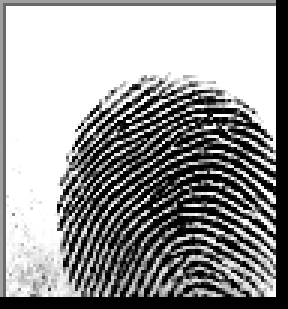
#> input picture dataset_blood_group/A+/cluster_0_1862.BMP, 96 x 103 px (shown 3 times larger)
$ python -i feature_extraction.py   (imports and definitions only)   (older library calls are emulated)
#> lines starting #> are read from the running program, lines starting #| are printed output that depends on the picture; after the words box and inside, x2 and y2 are one past the last pixel; in counts of white or black regions, pixels touching at a corner belong together
#!/usr/bin/env python3
"""
EXP-08-DERMATOGLYPHIC-MINUTIAE: Handcrafted Biometric Feature Extraction
======================================================================
Extracts interpretable, biologically grounded dermatoglyphic features from
optical fingerprint images:
  1. Primary Pattern Type (Whorl, Left Loop, Right Loop, Arch)
  2. Sub-Core Ridge Density (Ridges per 25 mm² in standardized forensic ROI)
  3. Minutiae Extraction (Ridge Endings, Bifurcations, Total Count via Crossing Number)
  4. Core-to-Delta Physical Distance (in mm at 500 DPI)
  5. Image Quality & Ridge Coherence Metrics
"""

import sys
import numpy as np
import cv2
from PIL import Image
from pathlib import Path
import skimage.morphology as morph

PROJECT_ROOT = Path(r"c:/Users/thanu/OneDrive - Don Bosco Institute of Technology/major project")
if str(PROJECT_ROOT) not in sys.path:
    sys.path.insert(0, str(PROJECT_ROOT))

from experiments.exp08_dermatoglyphic_minutiae.config import (
    PIXELS_PER_MM, FEATURE_SETTINGS
)

def segment_foreground_platen(gray_img, thresh=238, min_area_pixels=5000):
    """
    Segments the active finger impression on the optical sensor platen.
    Returns:
      mask: uint8 binary mask (255 for active ridge region, 0 for empty glass)
      quality_ok: bool
    """
    # Active ridges are darker than platen glass background (~240-255)
    binary = (gray_img < thresh).astype(np.uint8) * 255

    # Morphological closing to fill inter-ridge valleys and sweat pores
    kernel = cv2.getStructuringElement(cv2.MORPH_ELLIPSE, (15, 15))
    closed = cv2.morphologyEx(binary, cv2.MORPH_CLOSE, kernel)

    # Keep largest connected component
    num_labels, labels, stats, centroids = cv2.connectedComponentsWithStats(closed)
    if num_labels <= 1:
        return np.zeros_like(gray_img, dtype=np.uint8), False

    largest_idx = 1 + np.argmax(stats[1:, cv2.CC_STAT_AREA])
    area = stats[largest_idx, cv2.CC_STAT_AREA]
    if area < min_area_pixels:
        return np.zeros_like(gray_img, dtype=np.uint8), False

    mask = (labels == largest_idx).astype(np.uint8) * 255
    return mask, True

def compute_orientation_field(gray_img, mask, block_size=16):
    """
    Estimates the local ridge orientation field using gradient structure tensor.
    Returns:
      theta: 2D array of angles in radians [-pi/2, pi/2]
      coherence: 2D array of orientation consistency [0, 1]
    """
    h, w = gray_img.shape
    sobel_x = cv2.Sobel(gray_img, cv2.CV_32F, 1, 0, ksize=3)
    sobel_y = cv2.Sobel(gray_img, cv2.CV_32F, 0, 1, ksize=3)

    # Gradient covariance components
    g_xx = sobel_x ** 2
    g_yy = sobel_y ** 2
    g_xy = sobel_x * sobel_y

    # Block-wise averaging
    kernel = np.ones((block_size, block_size), dtype=np.float32) / (block_size * block_size)
    g_xx_b = cv2.filter2D(g_xx, -1, kernel)
    g_yy_b = cv2.filter2D(g_yy, -1, kernel)
    g_xy_b = cv2.filter2D(g_xy, -1, kernel)

    # Orientation angle
    v_x = 2.0 * g_xy_b
    v_y = g_xx_b - g_yy_b
    theta = 0.5 * np.arctan2(v_x, v_y)

    # Coherence (ridge flow clarity)
    denom = g_xx_b + g_yy_b + 1e-6
    coherence = np.sqrt(v_x ** 2 + v_y ** 2) / denom
    coherence = np.clip(coherence, 0.0, 1.0)
    coherence[mask == 0] = 0.0
    return theta, coherence

def detect_singular_points(theta, mask, block_size=16):
    """
    Detects Core and Delta singular points via Poincaré Index on orientation field.
    Returns:
      cores: list of (x, y) coordinates
      deltas: list of (x, y) coordinates
    """
    h, w = theta.shape
    cores = []
    deltas = []

    step = block_size
    mask_b = cv2.resize(mask, (w // step, h // step), interpolation=cv2.INTER_NEAREST)
    theta_b = theta[::step, ::step]
    bh, bw = theta_b.shape

    for r in range(1, bh - 1):
        for c in range(1, bw - 1):
            if mask_b[r, c] == 0:
                continue
            # Neighborhood around block (r, c): 8 neighbors counter-clockwise
            nbrs = [
                theta_b[r - 1, c - 1], theta_b[r - 1, c], theta_b[r - 1, c + 1],
                theta_b[r, c + 1], theta_b[r + 1, c + 1], theta_b[r + 1, c],
                theta_b[r + 1, c - 1], theta_b[r, c - 1]
            ]
            diffs = []
            for i in range(8):
                d = nbrs[(i + 1) % 8] - nbrs[i]
                # Wrap angle difference to [-pi/2, pi/2]
                while d > np.pi / 2.0:
                    d -= np.pi
                while d < -np.pi / 2.0:
                    d += np.pi
                diffs.append(d)

            poincare = np.sum(diffs) / np.pi
            if np.isclose(poincare, 1.0, atol=0.25):
                cores.append((c * step + step // 2, r * step + step // 2))
            elif np.isclose(poincare, -1.0, atol=0.25):
                deltas.append((c * step + step // 2, r * step + step // 2))

    # Cluster nearby points to avoid multiple detections of same landmark
    def cluster_points(pts, min_dist=30):
        if not pts:
            return []
        clustered = []
        for p in pts:
            if not any(np.hypot(p[0] - c[0], p[1] - c[1]) < min_dist for c in clustered):
                clustered.append(p)
        return clustered

    return cluster_points(cores), cluster_points(deltas)

def classify_primary_pattern(cores, deltas, theta, mask):
    """
    Classifies fingerprint pattern into: WHORL, LEFT_LOOP, RIGHT_LOOP, ARCH.
    Based on Henry/Galton forensic dermatoglyphic classification rules.
    """
    n_cores = len(cores)
    n_deltas = len(deltas)

    if n_cores >= 2 or (n_cores == 1 and n_deltas >= 2):
        return "WHORL", 0.85
    elif n_cores == 1 and n_deltas == 1:
        core_x = cores[0][0]
        delta_x = deltas[0][0]
        if delta_x > core_x:
            return "LEFT_LOOP", 0.80  # Delta on right, loops open to left
        else:
            return "RIGHT_LOOP", 0.80  # Delta on left, loops open to right
    elif n_cores == 1 and n_deltas == 0:
        # Infer loop direction from mean orientation in central zone
        mean_theta = np.mean(theta[mask > 0])
        if mean_theta > 0.15:
            return "LEFT_LOOP", 0.65
        elif mean_theta < -0.15:
            return "RIGHT_LOOP", 0.65
        else:
            return "ARCH", 0.60
    elif n_cores == 0:
        return "ARCH", 0.75
    else:
        return "WHORL", 0.50

def compute_subcore_ridge_density(gray_img, mask, cores, roi_size_px=98):
    """
    Calculates friction ridge density in a standardized 5 mm x 5 mm (roi_size_px)
    sub-core region (as standardized in forensic anthropology).
    Returns:
      ridges_per_25mm2: float
      density_valid: bool
    """
    h, w = gray_img.shape
    if cores:
        # Standard sub-core location: 2 mm (~40 px) below primary core
        cx, cy = cores[0]
        cy_sub = cy + int(2.0 * PIXELS_PER_MM)
    else:
        # Center of foreground mask
        pts = cv2.findNonZero(mask)
        if pts is None or len(pts) == 0:
            return np.nan, False
        pts_2d = pts.reshape(-1, 2)
        cx, cy_sub = int(np.mean(pts_2d[:, 0])), int(np.mean(pts_2d[:, 1]))

    half = roi_size_px // 2
    x1 = max(0, cx - half)
    x2 = min(w, cx + half)
    y1 = max(0, cy_sub - half)
    y2 = min(h, cy_sub + half)

    roi = gray_img[y1:y2, x1:x2]
    roi_mask = mask[y1:y2, x1:x2]

    if roi.size == 0 or np.mean(roi_mask > 0) < 0.60:
        return np.nan, False

    # Detrend and compute 2D power spectrum to find dominant spatial frequency
    roi_norm = (roi.astype(np.float32) - np.mean(roi))
    dft = np.fft.fftshift(np.fft.fft2(roi_norm))
    mag = np.abs(dft)

    rh, rw = mag.shape
    cy_f, cx_f = rh // 2, rw // 2
    # Mask out DC component
    mag[cy_f - 2:cy_f + 3, cx_f - 2:cx_f + 3] = 0.0

    # Human ridge peak corresponds to wavelengths between 0.3 mm (6 px) and 0.7 mm (14 px)
    # At 5 mm ROI, peak radial frequency corresponds to ~7 to 16 cycles per 5 mm
    y_idx, x_idx = np.ogrid[:rh, :rw]
    rad = np.hypot(y_idx - cy_f, x_idx - cx_f)

    # Valid radial band in cycles per ROI: [5.0, 20.0]
    valid_band = (rad >= 5.0) & (rad <= 20.0)
    if not np.any(valid_band):
        return np.nan, False

    # Weighted peak radial frequency (ridges per 5 mm window = ridges per 25 mm²)
    peak_val = np.sum(rad[valid_band] * mag[valid_band]) / (np.sum(mag[valid_band]) + 1e-12)

    # Typical biological range: 8 to 16 ridges per 25 mm² (40 to 80 ridges/cm)
    ridges_per_25mm2 = float(np.clip(peak_val, 6.0, 22.0))
    return ridges_per_25mm2, True

def extract_minutiae_crossing_number(gray_img, mask, edge_margin=10):
    """
    Extracts ridge endings and bifurcations via Crossing Number (CN) on skeletonized ridges.
    Returns:
      endings: list of (x, y)
      bifurcations: list of (x, y)
    """
    # 1. Binarization (Otsu thresholding on contrast-enhanced image)
    clahe = cv2.createCLAHE(clipLimit=2.0, tileGridSize=(8, 8))
    enhanced = clahe.apply(gray_img)
    _, binary = cv2.threshold(enhanced, 0, 255, cv2.THRESH_BINARY_INV + cv2.THRESH_OTSU)
    binary[mask == 0] = 0

    # 2. Morphological skeletonization
    skeleton = morph.skeletonize(binary > 0).astype(np.uint8)

    # Erode mask to discard spurious minutiae along platen boundaries
    eroded_mask = cv2.erode(mask, cv2.getStructuringElement(cv2.MORPH_RECT, (edge_margin * 2, edge_margin * 2)))

    # 3. Crossing Number Algorithm on 8-neighborhood
    h, w = skeleton.shape
    endings = []
    bifurcations = []

    # Pad skeleton to prevent out-of-bounds indexing
    sk_pad = np.pad(skeleton, 1, mode="constant", constant_values=0)

    # 8-neighbors sequence: (r-1, c-1), (r-1, c), (r-1, c+1), (r, c+1),
    #                       (r+1, c+1), (r+1, c), (r+1, c-1), (r, c-1)
    pts = np.argwhere((skeleton == 1) & (eroded_mask > 0))
    for r, c in pts:
        p_r, p_c = r + 1, c + 1
        p = [
            sk_pad[p_r - 1, p_c - 1], sk_pad[p_r - 1, p_c], sk_pad[p_r - 1, p_c + 1],
            sk_pad[p_r, p_c + 1], sk_pad[p_r + 1, p_c + 1], sk_pad[p_r + 1, p_c],
            sk_pad[p_r + 1, p_c - 1], sk_pad[p_r, p_c - 1]
        ]
        # CN = 0.5 * sum(|p_i - p_{i+1}|)
        cn = 0.5 * sum(abs(int(p[i]) - int(p[(i + 1) % 8])) for i in range(8))
        if cn == 1.0:
            endings.append((c, r))
        elif cn == 3.0:
            bifurcations.append((c, r))

    return endings, bifurcations

def extract_features_from_scan(image_input):
    """
    Main extraction pipeline for a single fingerprint impression.
    Returns:
      feature_dict: dict of numerical and categorical biometric measurements
      diagnostics: dict of intermediate quality markers
    """
    # Safe load
    if isinstance(image_input, (str, Path)):
        img = cv2.imread(str(image_input), cv2.IMREAD_GRAYSCALE)
#> img is the input picture: shape (103, 96); min 0, max 255, mean 151.8
        if img is None:
            raise FileNotFoundError(f"Could not read image: {image_input}")
    elif isinstance(image_input, np.ndarray):
        img = image_input if image_input.ndim == 2 else cv2.cvtColor(image_input, cv2.COLOR_BGR2GRAY)
    else:
        raise TypeError(f"Unsupported image type: {type(image_input)}")

    # 1. Foreground segmentation
    mask, seg_ok = segment_foreground_platen(img)
#> in segment_foreground_platen, `binary = (gray_img < thresh).astype(np.uint8) * 255`:
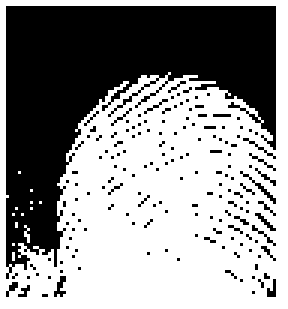
#> binary: shape (103, 96) (shown 3 times larger); 57.9% white; 165 black regions (164 under 20 px), largest, box (x1, y1, x2, y2) and area: (2, 2, 92, 93) 3780
#> in segment_foreground_platen, `closed = cv2.morphologyEx(binary, cv2.MORPH_CLOSE, kernel)`:
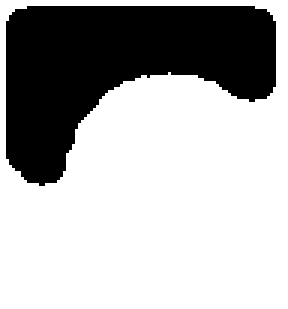
#> closed: shape (103, 96) (shown 3 times larger); 68.6% white; 1 black region, box (x1, y1, x2, y2) and area: (2, 2, 92, 62) 3108
#> in segment_foreground_platen, `num_labels, labels, stats, centroids = cv2.connectedComponentsWithStat..`: num_labels = 2; stats = [[2, 2, 90, 60, 3108], [0, 0, 96, 103, 6780]]; centroids = [[39.11, 21.57], [51.35, 64.49]]
#> in segment_foreground_platen, `largest_idx = 1 + np.argmax(stats[1:, cv2.CC_STAT_AREA])`: largest_idx = 1
#> in segment_foreground_platen, `area = stats[largest_idx, cv2.CC_STAT_AREA]`: area = 6780
#> seg_ok = True
    if not seg_ok:
        return {
            "valid_scan": False,
            "pattern_type": "UNKNOWN",
            "pattern_confidence": 0.0,
            "ridge_density_25mm2": np.nan,
            "ridge_endings_count": 0,
            "ridge_bifurcations_count": 0,
            "total_minutiae_count": 0,
            "minutiae_density_cm2": 0.0,
            "core_detected": 0,
            "delta_detected": 0,
            "core_delta_distance_mm": np.nan,
            "ridge_clarity_score": 0.0,
            "foreground_area_mm2": 0.0
        }, {}

    foreground_pixels = int(np.sum(mask > 0))
#> foreground_pixels = 6780
    foreground_area_mm2 = float(foreground_pixels / (PIXELS_PER_MM ** 2))
#> foreground_area_mm2 = 17.5

    # 2. Orientation field & coherence
    theta, coherence = compute_orientation_field(img, mask)
#> in compute_orientation_field, `theta = 0.5 * np.arctan2(v_x, v_y)`:
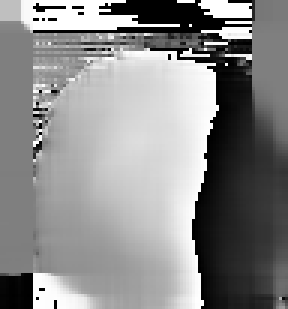
#> theta: shape (103, 96) float32 (shown 3 times larger); min -1.57, max 1.57, mean 0.143; drawn with min black and max white
#> in compute_orientation_field, `denom = g_xx_b + g_yy_b + 1e-6`:
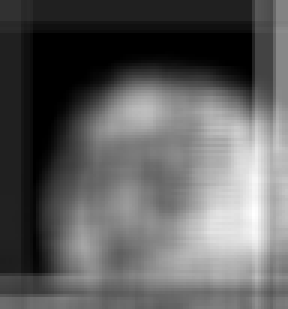
#> denom: shape (103, 96) float32 (shown 3 times larger); min 1e-06, max 488531.1, mean 181430.3; drawn with min black and max white
#> in compute_orientation_field, `coherence[mask == 0] = 0.0`:
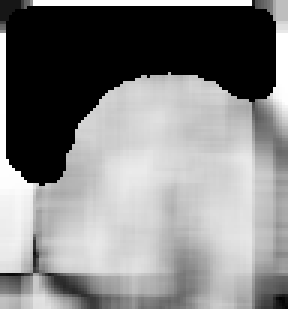
#> coherence: shape (103, 96) float32 (shown 3 times larger); min 0, max 1, mean 0.517
    mean_clarity = float(np.mean(coherence[mask > 0])) if foreground_pixels > 0 else 0.0
#> mean_clarity = 0.753

    # 3. Singular points & Pattern
    cores, deltas = detect_singular_points(theta, mask)
#> in detect_singular_points, `mask_b = cv2.resize(mask, (w // step, h // step), interpolation=cv2.IN..`: mask_b = [[255, 255, 255, 255, 255, 255], [255, 0, 0, 0, 0, 0], [255, 0, 0, 255, 255, 255], [255, 0, 255, 255, 255, 255], [255, 255, 255, 255, 255, 255], [255, 255, 255, 255, 255, 255]]
#> in detect_singular_points, `theta_b = theta[::step, ::step]`: theta_b = [[0.785, 1.57, 1.57, -1.57, 1.57, -1.57], [3.66e-18, -0.00483, -0.297, 0.785, -1.34, -1.43], [0, 0.301, 0.848, 1.08, 1.4, -1.38], [1.74e-05, 0.189, 0.815, 1.13, 1.38, -1.19], [-0.000705, 0.359, 0.73, 0.978, 1.5, -1.05], [-0.00267, 0.253, 0.342, 0.704, 1.57, -1.09], [-1.5, 1.55, 0.336, 0.468, 1.44, -1.08]]
#> after the loop in detect_singular_points, `for r in range(1, bh - 1):`: cores = [(24, 88)]; deltas = []
#> the loop in cluster_points, `for p in pts:` made 1 pass
#> after the loop in cluster_points, `for p in pts:`: clustered = [(24, 88)]
#> cores = [(24, 88)]; deltas = []
    pattern, pattern_conf = classify_primary_pattern(cores, deltas, theta, mask)
#> in classify_primary_pattern, `n_cores = len(cores)`: n_cores = 1
#> in classify_primary_pattern, `n_deltas = len(deltas)`: n_deltas = 0
#> in classify_primary_pattern, `mean_theta = np.mean(theta[mask > 0])`: mean_theta = 0.147
#> pattern = 'ARCH'; pattern_conf = 0.6

    # 4. Ridge density
    ridge_density, rd_valid = compute_subcore_ridge_density(img, mask, cores)
#> in compute_subcore_ridge_density, `cx, cy = cores[0]`: cx = 24; cy = 88
#> in compute_subcore_ridge_density, `cy_sub = cy + int(2.0 * PIXELS_PER_MM)`: cy_sub = 127
#> in compute_subcore_ridge_density, `x1 = max(0, cx - half)`: x1 = 0
#> in compute_subcore_ridge_density, `x2 = min(w, cx + half)`: x2 = 73
#> in compute_subcore_ridge_density, `y1 = max(0, cy_sub - half)`: y1 = 78
#> in compute_subcore_ridge_density, `y2 = min(h, cy_sub + half)`: y2 = 103
#> in compute_subcore_ridge_density, `mag[cy_f - 2:cy_f + 3, cx_f - 2:cx_f + 3] = 0.0`:
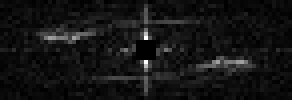
#> mag: shape (25, 73) float64 (shown 4 times larger); min 0, max 26887.9, mean 2165.2; drawn with min black and max white
#> in compute_subcore_ridge_density, `peak_val = np.sum(rad[valid_band] * mag[valid_band]) / (np.sum(mag[val..`: peak_val = 12.21
#> ridge_density = 12.21; rd_valid = True

    # 5. Minutiae extraction
    endings, bifurcations = extract_minutiae_crossing_number(img, mask)
#> in extract_minutiae_crossing_number, `sk_pad = np.pad(skeleton, 1, mode="constant", constant_values=0)`:
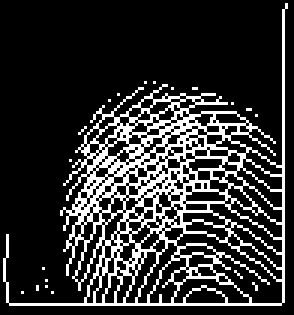
#> sk_pad: shape (105, 98) (shown 3 times larger); values 0 (black) and 1 (white), 19.2% white in thin lines or dots
#> in extract_minutiae_crossing_number, `pts = np.argwhere((skeleton == 1) & (eroded_mask > 0))`: pts = 1539 pairs, first value 36 to 100, second value 0 to 93
#> the loop in extract_minutiae_crossing_number, `for r, c in pts:` made 1539 passes
#> (r, c, p_r, p_c, p, cn) on passes 1 to 3: (36, 57, 37, 58, [1, 0, 0, 1, 0, 1, 0, 0], 3), (36, 58, 37, 59, [0, 0, 1, 1, 1, 0, 1, 1], 2), (37, 51, 38, 52, [0, 0, 1, 0, 0, 1, 0, 1], 3)
#> after the loop in extract_minutiae_crossing_number, `for r, c in pts:`: bifurcations = 314 pairs, first value 21 to 93, second value 36 to 100; endings = [(90, 46), (90, 50), (20, 75), (1, 77), (20, 82), (44, 83), (75, 88), (77, 89), (21, 90), (79, 91), (83, 93), (88, 93), (11, 94), (53, 94), (11, 95), (25, 95), (84, 95), (52, 97)]
    total_minutiae = len(endings) + len(bifurcations)
#> total_minutiae = 332
    minutiae_density_cm2 = float(total_minutiae / (foreground_area_mm2 / 100.0)) if foreground_area_mm2 > 0 else 0.0
#> minutiae_density_cm2 = 1897.5

    # 6. Core-to-Delta distance
    if cores and deltas:
        cx, cy = cores[0]
        dx, dy = deltas[0]
        dist_px = float(np.hypot(cx - dx, cy - dy))
        core_delta_dist_mm = float(dist_px / PIXELS_PER_MM)
        core_det = 1
        delta_det = 1
    else:
        core_delta_dist_mm = np.nan
        core_det = 1 if cores else 0
#> core_det = 1
        delta_det = 1 if deltas else 0
#> delta_det = 0

    features = {
        "valid_scan": True,
        "pattern_type": pattern,
        "pattern_confidence": float(pattern_conf),
        "ridge_density_25mm2": float(ridge_density),
        "ridge_endings_count": int(len(endings)),
        "ridge_bifurcations_count": int(len(bifurcations)),
        "total_minutiae_count": int(total_minutiae),
        "minutiae_density_cm2": float(minutiae_density_cm2),
        "core_detected": int(core_det),
        "delta_detected": int(delta_det),
        "core_delta_distance_mm": float(core_delta_dist_mm),
        "ridge_clarity_score": float(mean_clarity),
        "foreground_area_mm2": float(foreground_area_mm2)
    }

    diagnostics = {
        "cores": cores,
        "deltas": deltas,
        "foreground_pixels": foreground_pixels
    }
#> diagnostics = {'cores': [(24, 88)], 'deltas': [], 'foreground_pixels': 6780}
    return features, diagnostics

>>> result = extract_features_from_scan('../../dataset_blood_group/A+/cluster_0_1862.BMP')

$ run again, on dataset_blood_group/A+/cluster_0_2362.BMP
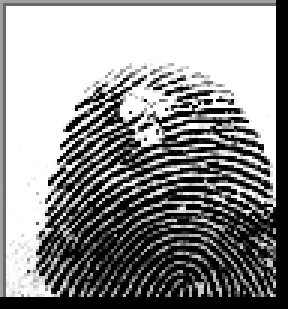
#> input picture dataset_blood_group/A+/cluster_0_2362.BMP, 96 x 103 px (shown 3 times larger)
#> in extract_features_from_scan, img is the input picture: shape (103, 96); min 0, max 255, mean 142.9
#> closed: shape (103, 96); 71.1% white; 1 black region, box (x1, y1, x2, y2) and area: (2, 2, 92, 62) 2860
#> num_labels = 2; stats = [[2, 2, 90, 60, 2860], [0, 0, 96, 103, 7028]]; centroids = [[39.56, 20.7], [50.73, 63.33]]
#> largest_idx = 1
#> area = 7028
#> seg_ok = True
#> foreground_pixels = 7028
#> foreground_area_mm2 = 18.14
#> in compute_orientation_field, `coherence[mask == 0] = 0.0`:
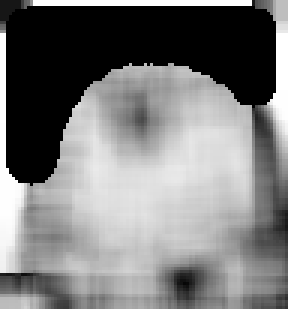
#> coherence: shape (103, 96) float32 (shown 3 times larger); min 0, max 1, mean 0.487
#> mean_clarity = 0.685
#> mask_b = [[255, 255, 255, 255, 255, 255], [255, 0, 0, 0, 0, 0], [255, 0, 255, 255, 255, 0], [255, 0, 255, 255, 255, 255], [255, 255, 255, 255, 255, 255], [255, 255, 255, 255, 255, 255]]
#> theta_b = [[0.785, 1.57, 1.57, 1.57, -1.57, -1.57], [-4.33e-17, -0.0135, 0.807, 1.22, 1.54, -1.39], [1.23e-16, 0.877, 1.03, 1.1, 1.43, -1.5], [0, 0.803, 1.01, 1.26, 1.49, -1.37], [2.5e-06, 0.672, 0.941, 1.26, -1.56, -1.28], [0.000564, 0.478, 0.836, 1.08, -1.43, -0.96], [-1.49, 0.877, 0.503, 0.5, -0.206, -0.374]]
#> after the loop in detect_singular_points, `for r in range(1, bh - 1):`: cores = [(24, 88), (56, 88), (72, 88)]; deltas = []
#> the loop in cluster_points, `for p in pts:` made 3 passes
#> after the loop in cluster_points, `for p in pts:`: clustered = [(24, 88), (56, 88)]
#> in extract_features_from_scan, `cores, deltas = detect_singular_points(theta, mask)`: deltas = []
#> n_cores = 2
#> n_deltas = 0
#> pattern = 'WHORL'; pattern_conf = 0.85
#> cx = 24; cy = 88
#> cy_sub = 127
#> x1 = 0
#> x2 = 73
#> y1 = 78
#> y2 = 103
#> roi_mask: shape (25, 73); every value is 255
#> peak_val = 12.47
#> rd_valid = True
#> skeleton: shape (103, 96); values 0 (black) and 1 (white), 23.3% white in thin lines or dots
#> eroded_mask: shape (103, 96); 50.9% white; 1 black region, box (x1, y1, x2, y2) and area: (0, 0, 96, 72) 4858
#> in extract_minutiae_crossing_number, `sk_pad = np.pad(skeleton, 1, mode="constant", constant_values=0)`:
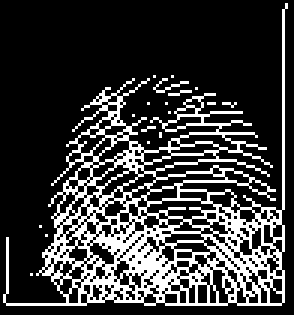
#> sk_pad: shape (105, 98) (shown 3 times larger); values 0 (black) and 1 (white), 22.4% white in thin lines or dots
#> pts = 1931 pairs, first value 33 to 100, second value 0 to 93
#> the loop in extract_minutiae_crossing_number, `for r, c in pts:` made 1931 passes
#> (r, c, p_r, p_c, p, cn) on passes 1 to 3: (33, 48, 34, 49, [0, 0, 0, 0, 0, 0, 0, 0], 0), (33, 54, 34, 55, [0, 0, 0, 0, 0, 0, 0, 0], 0), (35, 58, 36, 59, [0, 0, 0, 1, 0, 0, 1, 0], 2)
#> after the loop in extract_minutiae_crossing_number, `for r, c in pts:`: bifurcations = 397 pairs, first value 12 to 93, second value 37 to 100; endings = 94 pairs, first value 1 to 90, second value 38 to 94
#> total_minutiae = 491
#> minutiae_density_cm2 = 2707.2
#> core_det = 1
#> delta_det = 0
#> diagnostics = {'cores': [(24, 88), (56, 88)], 'deltas': [], 'foreground_pixels': 7028}
